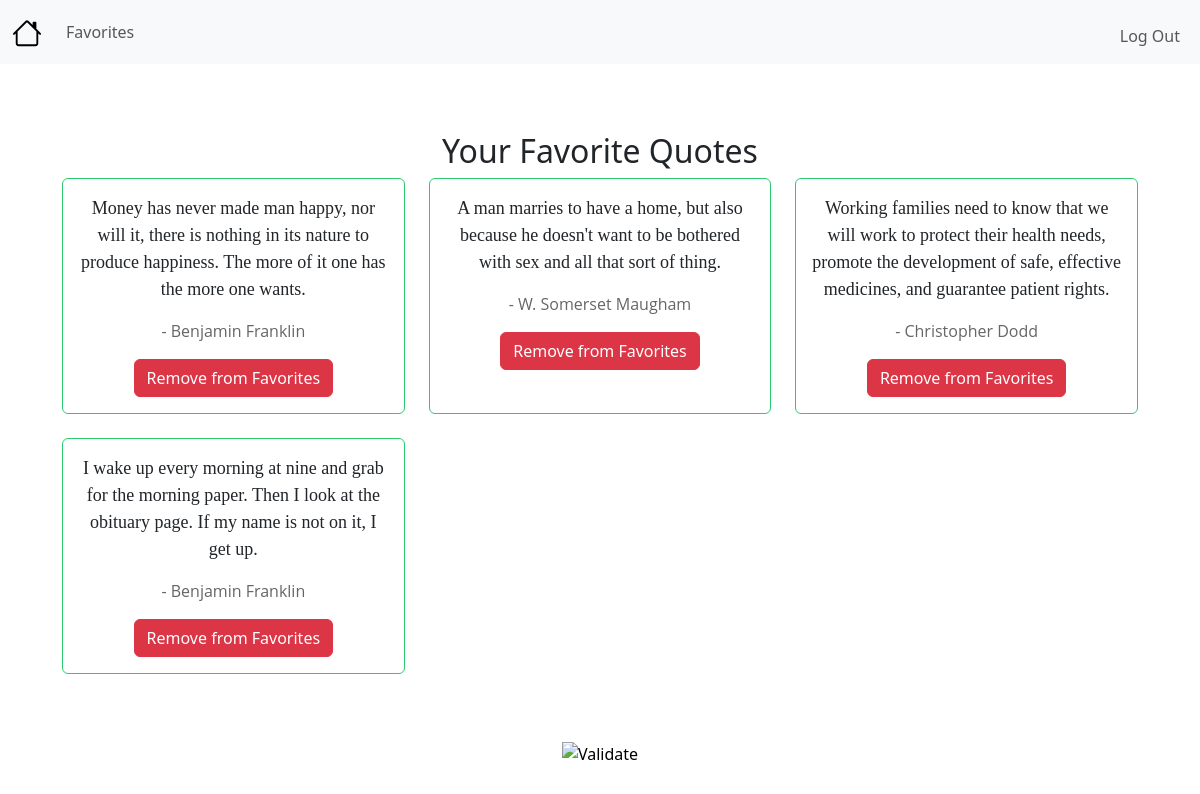
The page /favorites (signed in) on the database as committed earlier.
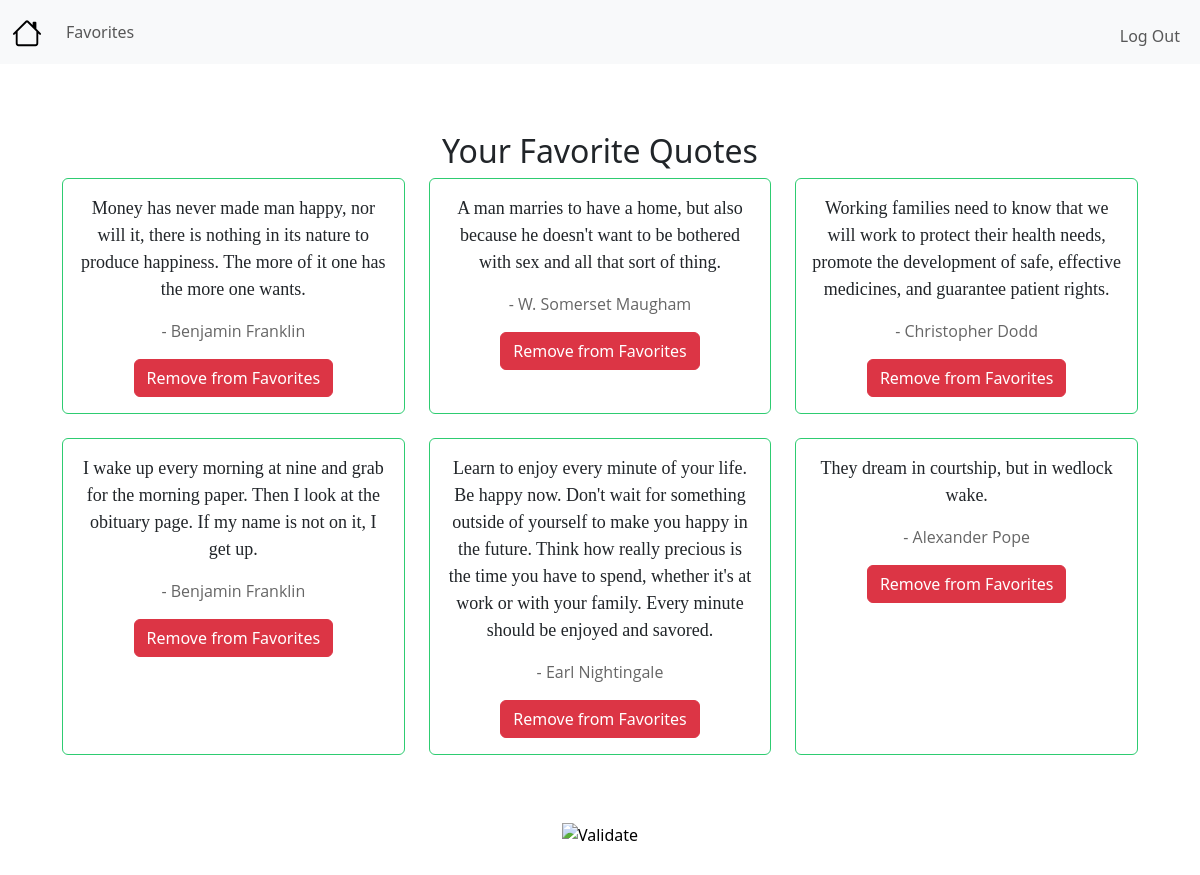
The same page on the database as committed later.
### app.py (models this page shows, shortened)
class Favorites(db.Model):
    __tablename__ = "favorites"
    id = db.Column(db.Integer, primary_key=True)
    user_id = db.Column(db.Integer, db.ForeignKey('users.id'), nullable=False)
    quote = db.Column(db.String(1000), unique=True, nullable=False)
    author = db.Column(db.String(300), nullable=False)

### app.py (the view)
@app.route("/favorites")
@login_required
def favorites():
    user_favorites = Favorites.query.filter_by(user_id=session["user_id"]).all()
    return render_template("favorites.html", favorites=user_favorites)

### helpers.py (called while the page is built)
def login_required(f):
    @wraps(f)
    def decorated_function(*args, **kwargs):
        if session.get("user_id") is None:
            return redirect("/login")
        return f(*args, **kwargs)
    return decorated_function

### templates/favorites.html (shortened to what this page needs)
{% extends "layout.html" %}
{% block main %}
    <div class="favorites-container">
        <h2 class=""mb-4">Your Favorite Quotes</h2>
        <div class="row row-cols-1 row-cols-md-2 row-cols-lg-3 g-4">
            {% for favorite in favorites %}
            <div class="col">
                <div class="card h-100">
                    <div class="card-body">
                        <p class="card-text quote-text">{{ favorite.quote }}</p>
                        <p class="card-text author-text">- {{ favorite.author }}</p>
                        <button class="btn btn-danger remove-favorite" onclick="toggleFavorite(this)" data-quote="{{ favorite.quote }}" data-author="{{ favorite.author }}">
                            Remove from Favorites
                        </button>
                    </div>
                </div>
            </div>
            {% endfor %}
        </div>
    </div>
{% endblock %}

### templates/layout.html (shortened to what this page needs)
<!DOCTYPE html>
<html lang="en">
    <head>
        <link href="https://cdn.jsdelivr.net/npm/bootstrap@5.3.3/dist/css/bootstrap.min.css" rel="stylesheet">
        <link href="/static/styles.css" rel="stylesheet">
    </head>
    <body>
        <nav id="navbar" class="navbar navbar-expand-lg bg-body-tertiary">
            <div class="container-fluid">
                <a class="navbar-brand" href="/">
                </a>
                <div class="collapse navbar-collapse" id="navbar">
                    {% if session["user_id"] %}
                        <ul class="navbar-nav">
                            <li class="nav-item"><a class="nav-link" href="/favorites">Favorites</a></li>
                        </ul>
                        <ul class="navbar-nav ms-auto mt-2">
                            <li class="nav-item"><a class="nav-link" href="/logout">Log Out</a></li>
                        </ul>
                    {% else %}
                        <ul class="navbar-nav ms-auto mt-2">
                            <li class="nav-item"><a class="nav-link" href="/register">Register</a></li>
                            <li class="nav-item"><a class="nav-link" href="/login">Log In</a></li>
                        </ul>
                    {% endif %}
                </div>
            </div>
        </nav>
        <main class="container py-5 text-center">
            {% block main %}{% endblock %}
        </main>
        <footer class="mb-5">
            <form action="https://validator.w3.org/check" class="text-center" enctype="multipart/form-data" method="post" target="_blank">
                <input alt="Validate" src="/static/I_heart_validator.png" type="image">
            </form>
        </footer>
    </body>
</html>

### static/styles.css (style rules this page uses)
a { text-decoration: none; }
.favorites-container { padding: 20px; }
.card { border: 1px solid #2ecc71; transition: transform 0.2s }
.quote-text { font-size: 18px; font-family: "Georgia", serif; }
.author-text { font-size: 16px; font-family: "Open Sans", sans-serif; color: #666 }

Rows that differ between the two databases and show on the page:
added Favorites: quote "Learn to enjoy every minute of your life. Be happy now. Don't wait for something outside of yourself to make you happy in the future. Think how really precious is the time you have to spend, whether it's at work or with your family. Every minute should be enjoyed and savored.", author "Earl Nightingale"
added Favorites: quote "They dream in courtship, but in wedlock wake.", author "Alexander Pope"
